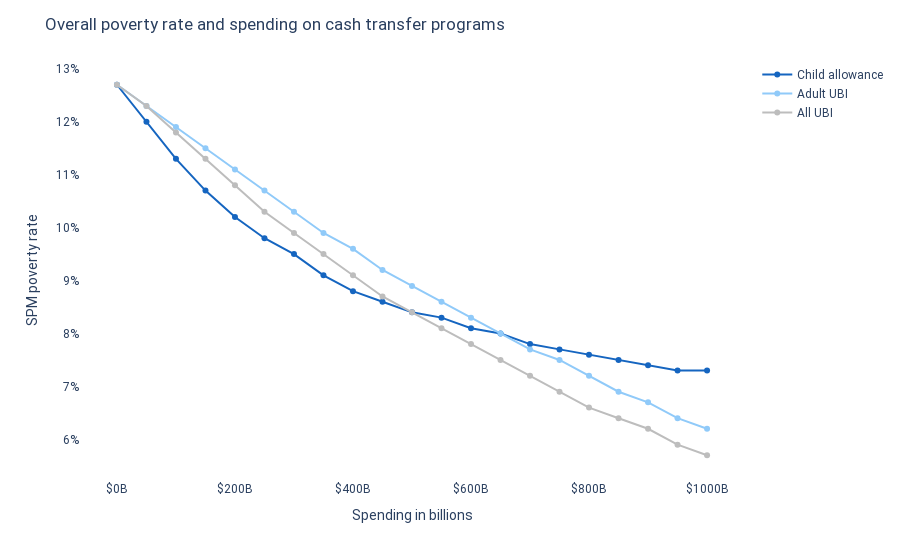

This figure's notebook cell:
### Markdown cell above
# How much UBI spending should go to children?

While the idea of a universal basic income has been around for centuries, it was recently brought into mainstream American political discourse by 2020 Presidential candidate Andrew Yang. Yang centered his campaign around paying every adult citizen \$1,000 each month. Many other countries take the opposite approach, providing monthly payments for each child (known as a ["child allowance"](http://child-allowance.ubicenter.org)), and US lawmakers have proposed [similar policies](https://www.vox.com/future-perfect/2019/3/6/18249290/child-poverty-american-family-act-sherrod-brown-michael-bennet). Here we explore which approach is more effective at reducing poverty and inequality.

In a [July 2020 post](https://blog.ubicenter.org/20200707/adult_child_ubi.html), we found that a child allowance would be more effective at reducing poverty than an adult UBI, for spending levels up to \$500 billion, at which point a UBI for both children and adults before more effective; adult-only UBI was never the best option. But those three options--adults only, kids only, and equal for adults and kids--aren't the only ones available. In this post, we calculate the optimal ratios of adult to child UBIs, depending on the total spending and objective.

### Code cell
import pandas as pd
import numpy as np
import plotly.express as px
import plotly.graph_objects as go
# import microdf as mdf

# Turn off display bar
CONFIG = {'displayModeBar': False}

# Define UBI Center colors
BLUE = '#1976D2'
DARK_BLUE = '#1565C0'
LIGHT_BLUE = '#90CAF9'
GRAY = '#BDBDBD'
BARELY_BLUE = '#E3F2FD'

july_post = pd.read_csv('https://github.com/ngpsu22/blog/raw/master/july_2020.csv')

colors = {0:DARK_BLUE,
       1: LIGHT_BLUE,
       2: GRAY}

fig = px.line(july_post, 
              x='spending_in_billions', 
              y='poverty_rate', color='ubi_type',
                 color_discrete_map={'Child allowance': DARK_BLUE,
                        'Adult UBI': LIGHT_BLUE,
                        'All UBI': GRAY})
fig.update_layout(
    title='Overall poverty rate and spending on cash transfer programs',
    xaxis_title='Spending in billions',
    yaxis_title='SPM poverty rate',
    yaxis_ticksuffix='%',
    font=dict(family='Roboto'),
    hovermode='x',
    xaxis_tickprefix='$',
    xaxis_ticksuffix='B',
    plot_bgcolor='white',
    legend_title_text='',
        
    )

fig.update_traces(mode='markers+lines', hovertemplate=None)

fig.show(config=CONFIG)

### Figure 1 — Plotly figure (JSON) as saved in the notebook; plotly's stock layout.template omitted (floating-point values rounded to 4 significant figures)
{"data": [{"legendgroup": "Child allowance", "line": {"color": "#1565C0", "dash": "solid"}, "mode": "markers+lines", "name": "Child allowance", "orientation": "v", "showlegend": true, "type": "scatter", "x": [0, 50, 100, 150, 200, 250, 300, 350, 400, 450, 500, 550, 600, 650, 700, 750, 800, 850, 900, 950, 1000], "xaxis": "x", "y": [12.7, 12, 11.3, 10.7, 10.2, 9.8, 9.5, 9.1, 8.8, 8.6, 8.4, 8.3, 8.1, 8, 7.8, 7.7, 7.6, 7.5, 7.4, 7.3, 7.3], "yaxis": "y"}, {"legendgroup": "Adult UBI", "line": {"color": "#90CAF9", "dash": "solid"}, "mode": "markers+lines", "name": "Adult UBI", "orientation": "v", "showlegend": true, "type": "scatter", "x": [0, 50, 100, 150, 200, 250, 300, 350, 400, 450, 500, 550, 600, 650, 700, 750, 800, 850, 900, 950, 1000], "xaxis": "x", "y": [12.7, 12.3, 11.9, 11.5, 11.1, 10.7, 10.3, 9.9, 9.6, 9.2, 8.9, 8.6, 8.3, 8, 7.7, 7.5, 7.2, 6.9, 6.7, 6.4, 6.2], "yaxis": "y"}, {"legendgroup": "All UBI", "line": {"color": "#BDBDBD", "dash": "solid"}, "mode": "markers+lines", "name": "All UBI", "orientation": "v", "showlegend": true, "type": "scatter", "x": [0, 50, 100, 150, 200, 250, 300, 350, 400, 450, 500, 550, 600, 650, 700, 750, 800, 850, 900, 950, 1000], "xaxis": "x", "y": [12.7, 12.3, 11.8, 11.3, 10.8, 10.3, 9.9, 9.5, 9.1, 8.7, 8.4, 8.1, 7.8, 7.5, 7.2, 6.9, 6.6, 6.4, 6.2, 5.9, 5.7], "yaxis": "y"}], "layout": {"autosize": true, "font": {"family": "Roboto"}, "hovermode": "x", "legend": {"title": {"text": ""}, "tracegroupgap": 0}, "margin": {"t": 60}, "plot_bgcolor": "white", "title": {"text": "Overall poverty rate and spending on cash transfer programs"}, "xaxis": {"anchor": "y", "autorange": true, "domain": [0, 1], "range": [-61.43, 1061.0], "tickprefix": "$", "ticksuffix": "B", "title": {"text": "Spending in billions"}, "type": "linear"}, "yaxis": {"anchor": "x", "autorange": true, "domain": [0, 1], "range": [5.204, 13.2], "ticksuffix": "%", "title": {"text": "SPM poverty rate"}, "type": "linear"}}}
